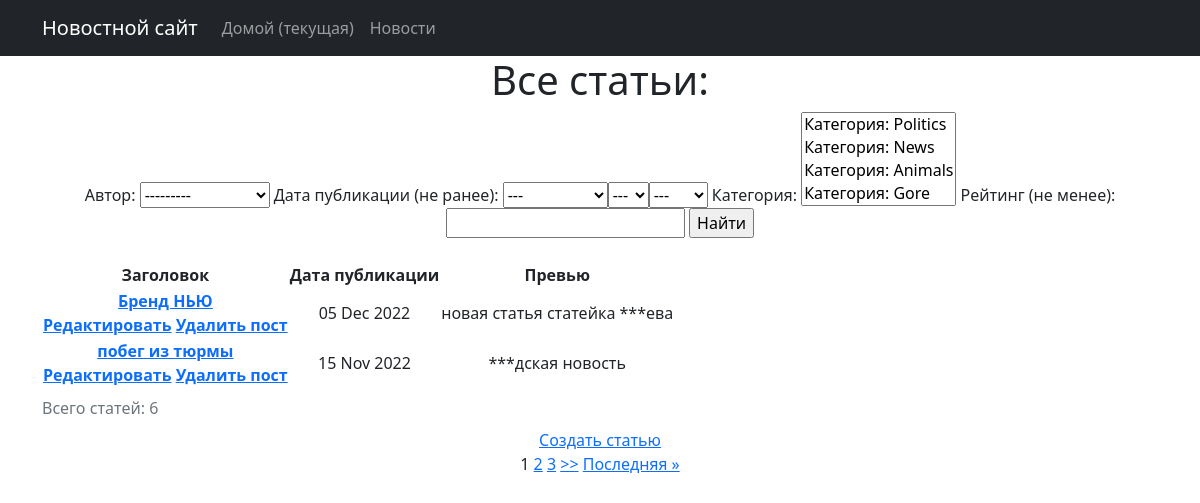
/posts/, run on the app's committed database.
### news/models.py (models this page shows, shortened)
class Post(models.Model):
    author = models.ForeignKey(Author, on_delete=models.CASCADE)
    categoryType = models.CharField(max_length=7, choices=CATEGORY_CHOICES, default=ARTICLE)
    dateCreation = models.DateTimeField(auto_now_add=True, )
    postCategory = models.ManyToManyField(Category, through='PostCategory')
    title = models.CharField(max_length=128)
    text = models.TextField()
    rating = models.SmallIntegerField(default=0)
    class Meta:
        verbose_name = 'Статья'
        verbose_name_plural = 'Статьи'

### news/views.py (the view)
# urls.py: path('', Posts.as_view()),
class Posts(ListView):
    model = Post
    template_name = 'posts_search.html'
    context_object_name = 'posts'
    queryset = Post.objects.order_by('-dateCreation')
    paginate_by = 2
    def get_filter(self):
        return PostFilter(self.request.GET, queryset=super().get_queryset())
    def get_queryset(self):
        qs = self.get_filter().qs
        return qs
    def get_context_data(self, *, object_list=None, **kwargs):
        context = super().get_context_data(**kwargs)
        filter = self.get_filter()
        context['filter'] = filter
        return context

### news/models.py (called while the page is built)
    def __str__(self):
        return f'Автор: {self.authorUser.username}'

    def __str__(self):
        return f'Категория: {self.name}'

### news/templatetags/custom_filters.py (called while the page is built)
@register.filter(name='censor')
def censor(value):
    if not isinstance(value, str):
        raise ValueError(f'Тип данных{type(value)} нельзя проверить на цензуру')
    list_censor = [
        'хуй', 'хуи', 'хуя', 'бля', 'бляд', 'пизд', 'ебан', 'ебаны', 'сука',
    ]
    for word in list_censor:
        check = (value.lower()).find(word)
        while check != -1:
            len_ = len(word)
            value = value[:check] + '*' * len_ + value[check + len_:]
            check = (value.lower()).find(word)
    return value

@register.filter(name='is_filters_uses')
def is_filters_uses(value):
    filters_arg = value.find('&')
    if filters_arg != -1:
        is_first_list_now = value.find('?')
        if value[(is_first_list_now + 1): (is_first_list_now + 5)] == 'page':
            return value[filters_arg:]
        else:
            return ('&' + value[is_first_list_now + 1:])
    else:
        return ''

### news/templates/posts_search.html (shortened to what this page needs)
{% extends 'flatpages/default.html' %}
{% load custom_filters %}
{% block content %}
    <h1>Все статьи:</h1>
    <form method="GET">
        {{ filter.form }}
        <input type="submit" value="Найти">
    </form>
<br>
    <table>
        <caption>
            Всего статей: {{ filter.qs|length }}
        </caption>
        <thead>
        <tr>
            <th scope="col">Заголовок</th>
            <th scope="col">Дата публикации</th>
            <th scope="col">Превью</th>
        </tr>
        </thead>
        <tbody>
                {% for post in posts %}
                    <tr>
                        <th scope="row">
                            <a href="{% url 'post_detail' post.id %}">{{ post.title|censor }}</a>
                            <br>
                            <a href="{% url 'post_update' post.id %}">Редактировать</a>
                            <a href="{% url 'post_delete' post.id %}">Удалить пост</a>
                        </th>
                        <td>{{ post.dateCreation|date:"d M Y" }}</td>
                        <td>{{ post.text|truncatechars:50|censor }}</td>
                    </tr>
                {% endfor %}
        </tbody>
    </table>
<a href="{% url 'post_create' %}">Создать статью</a>
<br>
{% if is_paginated %}
        {% for num in page_obj.paginator.page_range %}
            {% if page_obj.number == num %}
                <a>{{ num }}</a>
            {% elif num > page_obj.number|add:'-3' and num < page_obj.number|add:'3' %}
                <a href="?page={{ num }}{{ request.get_full_path|is_filters_uses }}">{{ num }}</a>
            {% endif %}
        {% endfor %}
        {% if page_obj.has_next %}
            <a href="?page={{ page_obj.next_page_number }}{{ request.get_full_path|is_filters_uses }}">>></a>
            <a href="?page={{ page_obj.paginator.num_pages }}{{ request.get_full_path|is_filters_uses }}">Последняя &raquo;</a>
        {% endif %}
    {% endif %}
{% endblock content %}

### news/templates/flatpages/default.html (shortened to what this page needs)
<!DOCTYPE html>
<html lang="en">
{% load static %}
    <head>
        <link href="{% static 'css/styles.css' %}" rel="stylesheet" type='text/css'/>
    </head>
    <body>
        <nav class="navbar navbar-expand-lg navbar-dark bg-dark static-top">
            <div class="container">
                <a class="navbar-brand" href="/">Новостной сайт</a>
                    <div class="collapse navbar-collapse" id="navbarResponsive">
                        <ul class="navbar-nav ml-auto">
                            <li class="nav-item active">
                            <a class="nav-link" href="#">Домой
                             <span class="sr-only">(текущая)</span>
                             </a>
                            </li>
                                <li class="nav-item">
                                <a class="nav-link" href="/posts/">Новости</a>
                                </li>
           </ul>
         </div>
   </div>
</nav>
        <div class="container">
            <div class="row">
                <div class="col-lg-12 text-center">
                    {% block content %}{% endblock content %}
                </div>
            </div>
        </div>
    </body>
</html>

### data on the page
Post: title|censor "Бренд НЬЮ", dateCreation "05 Dec 2022", text|censor "новая статья статейка ***ева"
Post: title|censor "побег из тюрмы", dateCreation "15 Nov 2022", text|censor "***дская новость"

### other printed values
{{ filter.qs|length }} "6"
{{ num }} "1"
{{ num }} "2" "3"
